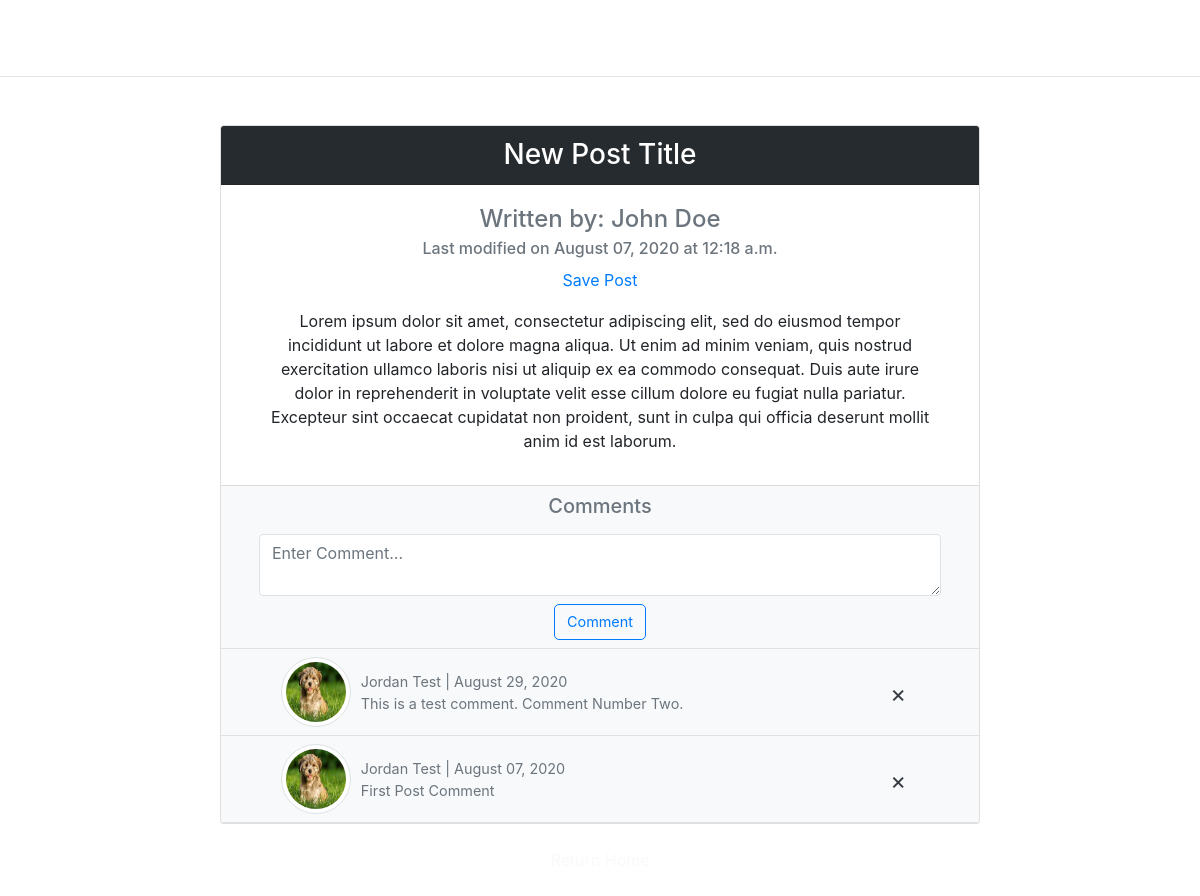
/post/43/ (signed in), run on the app's committed database.
### blog/models.py (models this page shows, shortened)
class Post(models.Model):
    title = models.CharField(max_length=100)
    content = models.TextField()
    author = models.ForeignKey(User, on_delete=models.CASCADE)
    last_modified = models.DateTimeField(auto_now=True)

class PostComment(models.Model):
    user = models.ForeignKey(User, on_delete=models.CASCADE)
    post = models.ForeignKey(Post, on_delete=models.CASCADE)
    comment = models.TextField()
    time_posted = models.DateTimeField(auto_now_add=True)

### users/models.py (models this page shows, shortened)
class Profile(models.Model):
    user = models.OneToOneField(User, on_delete=models.CASCADE)
    image = models.ImageField(default='default-pic.jpg',
                              upload_to='profile-images')
    bio = models.CharField(max_length=150, blank=True)

### blog/views.py (the view)
# urls.py: path("post/<int:pk>/", views.PostDetailView.as_view(), name='post-detail'),
class PostDetailView(LoginRequiredMixin, DetailView):
    model = Post
    def get_context_data(self, **kwargs):
        context = super().get_context_data(**kwargs)
        context["comments"] = PostComment.objects.filter(
            post=context['object']).all().order_by('-time_posted')
        return context

### blog/templates/blog/post_detail.html (shortened to what this page needs)
{% extends 'blog/layout.html' %}
{% block content %}
<div class='row no-gutters justify-content-center mt-5'>
  <div class='col-md-8 text-center'>
    <div class="card mx-auto mb-4 rounded-bottom detail-post">
      <h3 class="card-header text-white px-5 detail-post-header">{{ object.title|title }}</h3>
      <div class="card-body detail-card-body">
        <h4 class="card-title text-muted">Written by: <a class='text-muted' href="{% url 'user-posts' post.author.username %}">{{ object.author.get_full_name|title }}</a></h4>
        <h6 class="card-subtitle text-muted mb-2">Last modified on {{post.last_modified|date:'F d, Y'}} at {{post.last_modified|date:'P'}}</h6>
        <form action="{% url 'save-post' post.id %}">
          <button type=submit data-id='{{ post.id }}' class="btn btn-link py-0 card-link save-post-link">Save Post</button>
        </form>
        <p class="card-text mt-3 mb-2 px-4">{{post.content}}</p>
      </div>
      <div class="card-footer comment-footer bg-light text-muted mt-1 p-2 px-5">
        <h5 class='w-75 text-center mt-2 pb-2 mb-0 mx-auto'>Comments</h5>
        <form action='{% url "add-comment" %}' class='form-group border-bottom mb-0 py-2 w-100 mx-auto'>
          <textarea type="text" name='comment' placeholder='Enter Comment...' class='form-control border comment-input'></textarea>
          <button type='submit' class='btn btn-outline-primary mt-2 comment-btn'>Comment</button>
        </form>
        {% for comment in comments %}
          <div class='row no-gutters justify-content-center d-flex py-2 border-bottom w-100 comment-section mx-auto'>
            <div class="text-right d-inline-block">
              <img class='rounded-circle comment-img img-thumbnail' src='{{ comment.user.profile.image.url }}' alt='User Image'>
            </div>
            <div class="text-left my-auto comment d-inline-block w-75">
              <small class='my-auto'>{{comment.user.first_name|title}} {{comment.user.last_name|title}} | {{comment.time_posted|date:'F d, Y'}}</small>
              <p class='my-auto pr-5'>{{ comment.comment }}</p>
              {% if user == comment.user %}
                <div class="dropdown home-post-dropdown">
                  <a class="btn text-dark x-button" type="button" id="dropdownMenu1" data-toggle="dropdown" aria-haspopup="true" aria-expanded="false">
                    &times;
                  </a>
                </div>
              {% endif %}
            </div>
          </div>
        {% empty %}
          <p class='mt-3'>This post has no comments.</p>
        {% endfor %}
      </div>
    </div>
    <div class='text-center mb-4'>
        <a href="{% url 'blog-home' %}" class='text-light'>Return Home</a>
    </div>
  </div>
</div>
{% endblock %}

### blog/static/blog/main.css (style rules this page uses)
:root { --primary-color: #375670; --secondary-color: #BBD0E0; --light-color: #f8f9fa; --btn-color: #CD9245; --border-color: #647E91; }
body { background-image: url('https://cdn.pixabay.com/photo/2014/06/16/23/39/black-370118_960_720.png'); width: 100%; min-height: 100vh; background-position: center; background-repeat: no-repeat; background-size: cover; }
small { font-size: 0.9rem; }
.card-text { white-space: pre-wrap; }
.home-post-dropdown { position: absolute; right: 0px; top: 0px; }
.btn-outline-primary { border-radius: 5px; font-size: 0.9rem; }
.detail-post { width: 95%; }
.detail-post-header { background: #262B2F; }
.comment-img { width: 70px; height: 70px; }
.comment { padding-left: 10px !important; padding-right: 10px !important; position: relative; }
.comment-input { width: 90%; margin: auto; }
.comment p { font-size: 0.9rem; white-space: pre-wrap; }
textarea { max-height: 200px; min-height: 50px; white-space: pre-wrap; }
.x-button { font-size: 1.5rem; }
.comment-footer { padding: 0 !important; }

### data on the page
Post: title "New Post Title", author.get_full_name "John Doe", last_modified "August 07, 2020", last_modified "12:18 a.m.", content "Lorem ipsum dolor sit amet, consectetur adipiscing elit, sed do eiusmod tempor incididunt ut labore et dolore magna aliqua. Ut enim ad minim veniam, quis nostrud exercitation ullamco laboris nisi ut aliquip ex ea commodo consequat. Duis aute irure dolor in reprehenderit in voluptate velit esse cillum dolore eu fugiat nulla pariatur. Excepteur sint occaecat cupidatat non proident, sunt in culpa qui officia deserunt mollit anim id est laborum."
PostComment: user.profile.image (picture), user.first_name "Jordan", user.last_name "Test", time_posted "August 29, 2020", comment "This is a test comment. Comment Number Two."
PostComment: user.profile.image (picture), user.first_name "Jordan", user.last_name "Test", time_posted "August 07, 2020", comment "First Post Comment"
